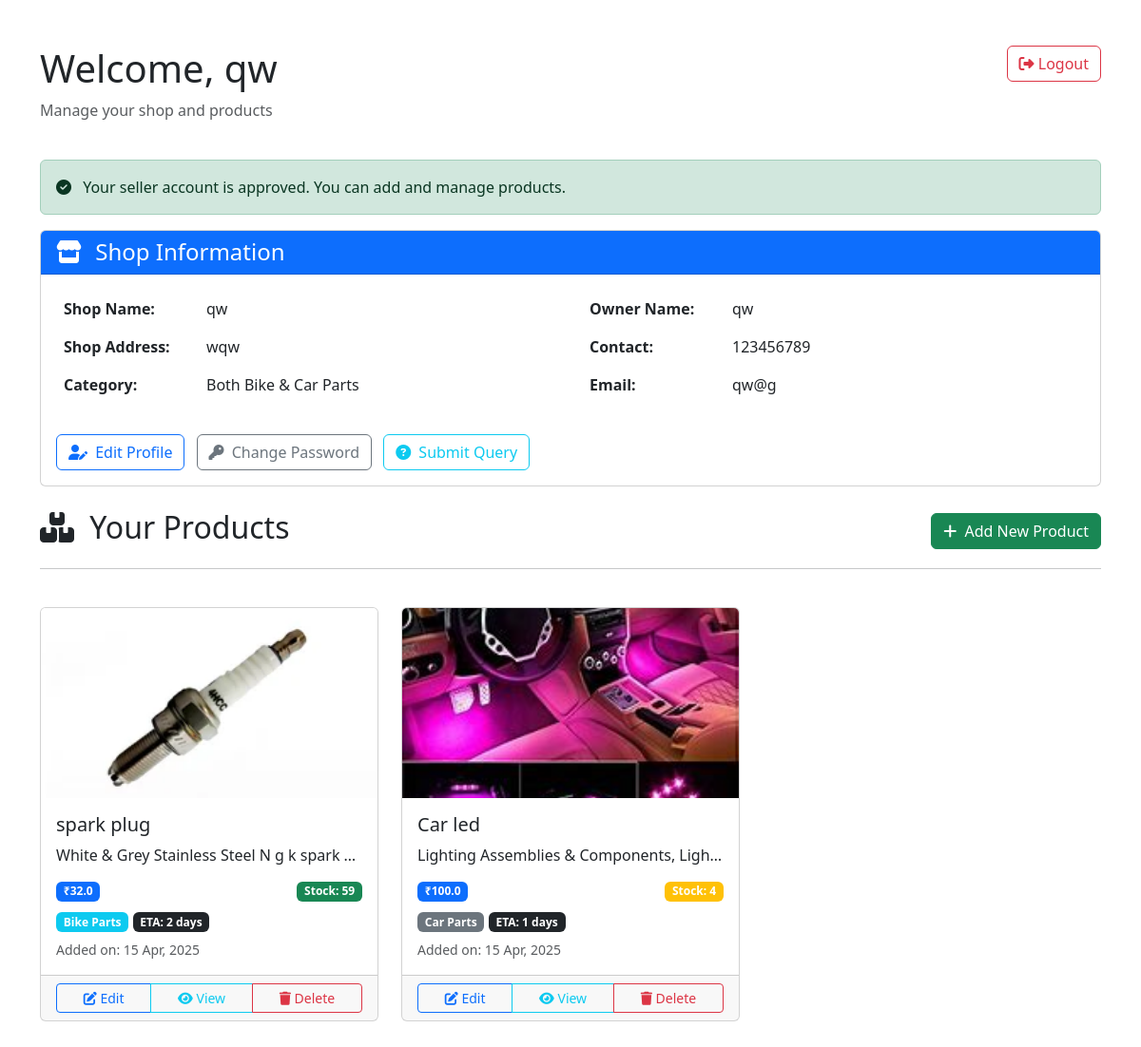
The page /profile (signed in) on the database its author committed.
### app.py (models this page shows)
class User(db.Model):
    id = db.Column(db.Integer, primary_key=True)
    phone = db.Column(db.String(15), unique=True, nullable=False)
    password = db.Column(db.String(255), nullable=False)
    name = db.Column(db.String(100), nullable=False)
    email = db.Column(db.String(100), nullable=False)
    address = db.Column(db.String(255), nullable=False)
    role = db.Column(db.String(10), nullable=False)  # 'admin', 'seller', 'buyer'
    seller_info = db.relationship('SellerInfo', backref='user', uselist=False)
    products = db.relationship('Product', backref='seller', lazy=True)
    orders = db.relationship('Order', backref='buyer', lazy=True)
    cart_items = db.relationship('CartItem', backref='user', lazy=True)

class SellerInfo(db.Model):
    id = db.Column(db.Integer, primary_key=True)
    user_id = db.Column(db.Integer, db.ForeignKey('user.id'), nullable=False)
    shop_name = db.Column(db.String(100), nullable=False)
    shop_address = db.Column(db.String(255), nullable=False)
    gstin = db.Column(db.String(20), nullable=False)
    pan_number = db.Column(db.String(20), nullable=False)
    category = db.Column(db.String(50), nullable=False)  # 'bike', 'car', 'both'
    is_approved = db.Column(db.Boolean, default=False)

class Product(db.Model):
    id = db.Column(db.Integer, primary_key=True)
    seller_id = db.Column(db.Integer, db.ForeignKey('user.id'), nullable=False)
    name = db.Column(db.String(100), nullable=False)
    description = db.Column(db.Text, nullable=False)
    price = db.Column(db.Float, nullable=False)
    stock = db.Column(db.Integer, nullable=False)
    category = db.Column(db.String(50), nullable=False)  # 'bike', 'car'
    image = db.Column(db.String(255), nullable=True)
    eta = db.Column(db.Integer, nullable=False)  # Estimated time of arrival in days
    created_at = db.Column(db.DateTime, default=datetime.utcnow)
    cart_items = db.relationship('CartItem', backref='product', lazy=True)
    order_items = db.relationship('OrderItem', backref='product', lazy=True)

### app.py (the view, shortened to what this page needs)
@app.route('/profile')
@login_required
def profile():
    user = User.query.get(session['user_id'])
    if user.role == 'seller':
        seller_info = SellerInfo.query.filter_by(user_id=user.id).first()
        products = Product.query.filter_by(seller_id=user.id).all()
        return render_template('seller_profile.html', user=user, seller_info=seller_info, products=products)
    elif user.role == 'admin':
        pending_sellers = SellerInfo.query.filter_by(is_approved=False).all()
        all_users = User.query.filter(User.role != 'admin').all()
        queries = Query.query.all()
        return render_template('admin_profile.html', user=user, pending_sellers=pending_sellers, all_users=all_users, queries=queries)

### app.py (called while the page is built)
def login_required(f):
    @wraps(f)
    def decorated_function(*args, **kwargs):
        if 'user_id' not in session:
            flash('Please log in to access this page.', 'danger')
            return redirect(url_for('login'))
        return f(*args, **kwargs)
    return decorated_function

### templates/seller_profile.html (shortened to what this page needs)
<!DOCTYPE html>
<html lang="en">
  <head>
    <link
      rel="stylesheet"
      href="https://cdnjs.cloudflare.com/ajax/libs/bootstrap/5.3.0/css/bootstrap.min.css"
    />
    <link
      rel="stylesheet"
      href="https://cdnjs.cloudflare.com/ajax/libs/font-awesome/6.4.0/css/all.min.css"
    />
  </head>
  <body>
    <div class="container py-5">
      <div class="row mb-4">
        <div class="col-md-8">
          <h1>Welcome, {{ user.name }}</h1>
          <p class="text-muted">Manage your shop and products</p>
        </div>
        <div class="col-md-4 text-end">
          <a href="{{ url_for('logout') }}" class="btn btn-outline-danger">
            <i class="fas fa-sign-out-alt"></i> Logout
          </a>
        </div>
      </div>
      {% if not seller_info.is_approved %}
      <div class="alert alert-warning">
        <i class="fas fa-exclamation-triangle me-2"></i> Your seller account is
        pending approval from the administrator. You cannot add products until
        approved.
      </div>
      {% else %}
      <div class="alert alert-success">
        <i class="fas fa-check-circle me-2"></i> Your seller account is
        approved. You can add and manage products.
      </div>
      {% endif %}
      <div class="row mb-4">
        <div class="col-md-12">
          <div class="card">
            <div class="card-header bg-primary text-white">
              <h4 class="mb-0">
                <i class="fas fa-store me-2"></i> Shop Information
              </h4>
            </div>
            <div class="card-body">
              <div class="row">
                <div class="col-md-6">
                  <table class="table table-borderless">
                    <tr>
                      <th width="150">Shop Name:</th>
                      <td>{{ seller_info.shop_name }}</td>
                    </tr>
                    <tr>
                      <th>Shop Address:</th>
                      <td>{{ seller_info.shop_address }}</td>
                    </tr>
                    <tr>
                      <th>Category:</th>
                      <td>
                        {% if seller_info.category == 'bike' %} Bike Parts {%
                        elif seller_info.category == 'car' %} Car Parts {% else
                        %} Both Bike & Car Parts {% endif %}
                      </td>
                    </tr>
                  </table>
                </div>
                <div class="col-md-6">
                  <table class="table table-borderless">
                    <tr>
                      <th width="150">Owner Name:</th>
                      <td>{{ user.name }}</td>
                    </tr>
                    <tr>
                      <th>Contact:</th>
                      <td>{{ user.phone }}</td>
                    </tr>
                    <tr>
                      <th>Email:</th>
                      <td>{{ user.email }}</td>
                    </tr>
                  </table>
                </div>
              </div>
              <div class="mt-3">
                <a
                  href="{{ url_for('edit_profile') }}"
                  class="btn btn-outline-primary"
                >
                  <i class="fas fa-user-edit me-1"></i> Edit Profile
                </a>
                <a
                  href="{{ url_for('change_password') }}"
                  class="btn btn-outline-secondary ms-2"
                >
                  <i class="fas fa-key me-1"></i> Change Password
                </a>
                <a
                  href="{{ url_for('submit_query') }}"
                  class="btn btn-outline-info ms-2"
                >
                  <i class="fas fa-question-circle me-1"></i> Submit Query
                </a>
              </div>
            </div>
          </div>
        </div>
      </div>
      <div class="row">
        <div class="col-md-12 mb-4">
          <div class="d-flex justify-content-between align-items-center">
            <h2><i class="fas fa-boxes me-2"></i> Your Products</h2>
            {% if seller_info.is_approved %}
            <a href="{{ url_for('add_product') }}" class="btn btn-success">
              <i class="fas fa-plus me-1"></i> Add New Product
            </a>
            {% endif %}
          </div>
          <hr />
        </div>
      </div>
      {% if products|length == 0 %}
      <div class="row">
        <div class="col-md-12">
          <div class="alert alert-info">
            <i class="fas fa-info-circle me-2"></i>
            {% if seller_info.is_approved %} You haven't added any products yet.
            Click on "Add New Product" to get started. {% else %} You can add
            products once your seller account is approved. {% endif %}
          </div>
        </div>
      </div>
      {% else %}
      <div class="row row-cols-1 row-cols-md-2 row-cols-lg-3 g-4">
        {% for product in products %}
        <div class="col">
          <div class="card product-card h-100">
            {% if product.image %}
            <img
              src="{{ url_for('static', filename=product.image) }}"
              class="card-img-top product-img"
              alt="{{ product.name }}"
            />
            {% else %}
            <div
              class="card-img-top product-img bg-light d-flex align-items-center justify-content-center text-muted"
            >
              <i class="fas fa-image fa-4x"></i>
            </div>
            {% endif %}
            <div class="card-body">
              <h5 class="card-title">{{ product.name }}</h5>
              <p class="card-text text-truncate">{{ product.description }}</p>
              <div
                class="d-flex justify-content-between align-items-center mb-2"
              >
                <span class="badge bg-primary">₹{{ product.price }}</span>
                <span
                  class="badge {% if product.stock > 10 %}bg-success{% elif product.stock > 0 %}bg-warning{% else %}bg-danger{% endif %}"
                >
                  Stock: {{ product.stock }}
                </span>
              </div>
              <div class="mb-2">
                <span
                  class="badge {% if product.category == 'bike' %}bg-info{% else %}bg-secondary{% endif %}"
                >
                  {% if product.category == 'bike' %}Bike Parts{% else %}Car
                  Parts{% endif %}
                </span>
                <span class="badge bg-dark">ETA: {{ product.eta }} days</span>
              </div>
              <div class="text-muted small">
                Added on: {{ product.created_at.strftime('%d %b, %Y') }}
              </div>
            </div>
            <div class="card-footer">
              <div class="btn-group w-100">
                <a
                  href="{{ url_for('edit_product', product_id=product.id) }}"
                  class="btn btn-sm btn-outline-primary"
                >
                  <i class="fas fa-edit"></i> Edit
                </a>
                <a
                  href="{{ url_for('product_detail', product_id=product.id) }}"
                  class="btn btn-sm btn-outline-info"
                >
                  <i class="fas fa-eye"></i> View
                </a>
                <a
                  href="{{ url_for('delete_product', product_id=product.id) }}"
                  class="btn btn-sm btn-outline-danger"
                  onclick="return confirm('Are you sure you want to delete this product?');"
                >
                  <i class="fas fa-trash"></i> Delete
                </a>
              </div>
            </div>
          </div>
        </div>
        {% endfor %}
      </div>
      {% endif %}
    </div>
  </body>
</html>

### templates/seller_profile.html (style rules this page uses)
.product-card { transition: transform 0.3s; height: 100%; }
.product-img { height: 200px; object-fit: cover; }

### rows shown on the page
User: name "qw", phone "123456789", email "qw@g"
SellerInfo: shop_name "qw", shop_address "wqw"
Product: image (picture), name "spark plug", description "White & Grey Stainless Steel N g k spark…", price "32.0", stock "59", category "Bike Parts", eta "2", created_at "15 Apr, 2025"
Product: image (picture), name "Car led", description "Lighting Assemblies & Components, Ligh…", price "100.0", stock "4", category "Car Parts", eta "1", created_at "15 Apr, 2025"
